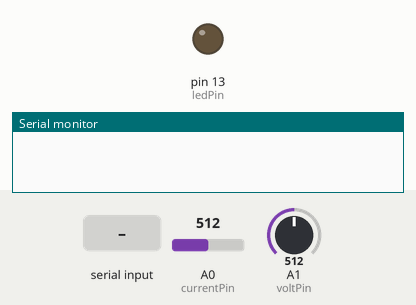
The sketch below on a simulated Arduino Uno, built with avr-gcc and run on an emulated ATmega328P. On the bench: output pins drawn as LEDs (lit = HIGH), the last lines printed to the serial monitor. The test bench sets the inputs (shaded band); at power-on: A0 (currentPin) = 512, A1 (voltPin) = 512.

Above: at 1.2 s.
1.3 s: "start_IV\n" received over Serial
At 33.3 s:
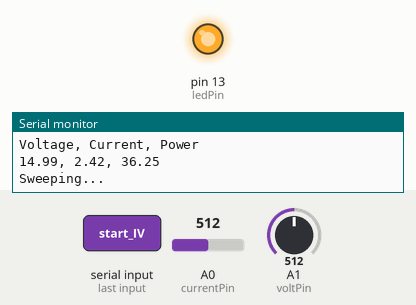
Timing chart, 0 to 33.6 s (numbered marks = the images above; inputs shaded):
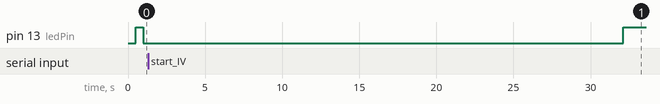

The sketch:

iv_trace.ino
```cpp
// Electronic Load


#include <Wire.h>
#include <Adafruit_MCP4725.h>
Adafruit_MCP4725 dac;

int ledPin = 13;
int voltPin = A1;
int currentPin = A0;

int voltPinValue, currentPinValue, int_value;
float voltPinVoltage, ldVoltage, ldCurrent, internalVolt;
float maxVoltage, maxCurrent, maxPower;
long previousMillis = 0;
int ledState = LOW;                 // ledState used to set the LED
long interval = 500;                // interval to flash LED
long ArduinoVccInmV;                // Arduino Vcc voltage
float setCurrCalFactor = 1.006;     // calibration multiplication factor

static char line[30];
boolean haveLine, ret;
char c;

void setup(){
  Serial.begin(9600);                   // setup serial
  dac.begin(0x62);                      // DAC address with A0 connected to GND
  pinMode(ledPin, OUTPUT);              // Set LedPin as Output
  int value=0;                          // from 0 to 4095 is from 0V to 5V
  int storeflag=false;                  // store value in EEPROM (max 20,000 times)
  dac.setVoltage(value, storeflag);     // set the load to default value
}

long readVcc() { // from https://code.google.com/p/tinkerit/wiki/SecretVoltmeter
  int result;
  ADMUX=_BV(REFS0)|_BV(MUX3)|_BV(MUX2)|_BV(MUX1);// Read 1.1V reference against AVcc
  delay(2); // Wait for Vref to settle
  ADCSRA |= _BV(ADSC); // Start conversion
  while (bit_is_set(ADCSRA,ADSC)); // measuring
  result = ADCL;
  result |= ADCH<<8;
  //Original code below
  //result = 1125300L/ result; // Calculate Vcc (in mV); 1125300 = 1.1*1023*1000
  //Calibrated code below
  result = 1106706L/ result; // Calculate Vcc (in mV); 1125300 = 1.1*1023*1000*(4940/5023)
  return result; // Vcc in millivolts
}

void readVoltAndCurr(){
    voltPinValue = analogRead(voltPin);         // read value from voltage pin
    currentPinValue = analogRead(currentPin);   // read value from current pin
    ldVoltage = 1.01*6.030*(float(voltPinValue)/1023.0)*internalVolt;   // calculate load voltage, calibrated
    ldCurrent = 0.95*(float(currentPinValue)/1023.0)*internalVolt*1.034;    // calculate load current, calibrated

    // NOTE: Tested with PSU; Voltage accurate when PSU was in CV - accuracy issues with CC

    // Save the max voltage
    if(ldVoltage > maxVoltage){
      maxVoltage = ldVoltage;
    }
    // Save the max current
    if(ldCurrent > maxCurrent){
      maxCurrent = ldCurrent;
    }
    // Save the max power
    float tempPower = ldVoltage * ldCurrent;
    if(tempPower > maxPower){
        maxPower = tempPower;
    }

    delay(100);  // wait 300 ms inbetween measurements -> for sweeping measurements
}

// CONSTANT CURRENT MODE
void CC(int DesiredmA){

  float value=(DesiredmA/5.0)*4095.0*setCurrCalFactor;      // calculate value to set the right current
  int_value = int(value);                                   // convert float to integer
  dac.setVoltage(int_value, false);                         // value from 0 to 4095
  readVoltAndCurr();
}

// //CONSTANT POWER MODE
// void CP(int DesiredmW){
//   Serial.print("cp, ");
//   readVoltAndCurr();
//   float SetmA=DesiredmW/ldVoltage;
//   Serial.println("");
//   float value=(SetmA*4095*setCurrCalFactor)/5000;
//   int_value=int(value);
//   dac.setVoltage(int_value, false); // value from 0 to 4095
// }

// //CONSTANT RESISTANCE MODE
// void CR(int Resistance){
//   Serial.print("cr, ");
//   readVoltAndCurr();
//   float SetmA=ldVoltage/Resistance;
//   Serial.println("");
//   float value=(SetmA*4095*setCurrCalFactor)/internalVolt;
//   int_value=int(value);
//   dac.setVoltage(int_value, false); // value from 0 to 4095
// }

bool EditLine(char cin, char *cout, char line[], int size)
{
  static int pos = 0;
  *cout = cin;// echo by default
  switch (cin) {// carriage return is ignored
  case '\r':
    break;
  case '\n':  // end-of-line
    line[pos] = '\0';
    pos = 0;
    return true;
  case 0x7F:
  case 0x08:// backspace
    if (pos > 0) {
      pos--;
    }
    break;
  default:
    if (pos < (size - 1)) {// store char as long as there is space to do so
      line[pos++] = cin;
    }
    else {
      *cout = 0x07; // bell
    }
    break;
  }
  return false;
}

void loop() {
  ArduinoVccInmV = readVcc();           // returns Arduino internal voltage in mV
  internalVolt = ArduinoVccInmV/1000.0;  // changes mV to Volt

  unsigned long currentMillis = millis();        // flashes a LED
  if(currentMillis - previousMillis > interval) {// as long as LED is flashing program runs
    previousMillis = currentMillis;
    ledState = !ledState;
    digitalWrite(ledPin, ledState);
  }

  while (Serial.available() && !ret) {// read from serial until return
    haveLine = EditLine(Serial.read(), &c, line, sizeof(line));
    Serial.print(c);
  }

  if (haveLine) {
    // start trace by writing in "start_IV"
    if (strncmp(line, "start_IV", 8) == 0) {
      // Initialize maximums to 0
      maxVoltage = 0.0;
      maxCurrent = 0.0;
      maxPower = 0.0;
      Serial.println("Sweeping...");
      // Step from 0 to 6.41 A, incrementing by 25mA
      for(float current = 0; current <= 6.41; current += 0.025){
        CC(current);
      }
      Serial.print("Voltage, Current, Power");
      Serial.println("");
      Serial.print(maxVoltage);
      Serial.print(", ");
      Serial.print(maxCurrent);
      Serial.print(", ");
      Serial.print(maxPower);   //print max power after the sweep
      Serial.println("");
      delay(5000);              // delay for 5 seconds inbetween sweeps
    }
    else if(strncmp(line, "temptest", 8) == 0){ // temporary test code
      readVoltAndCurr();
    }
  }
}
```
